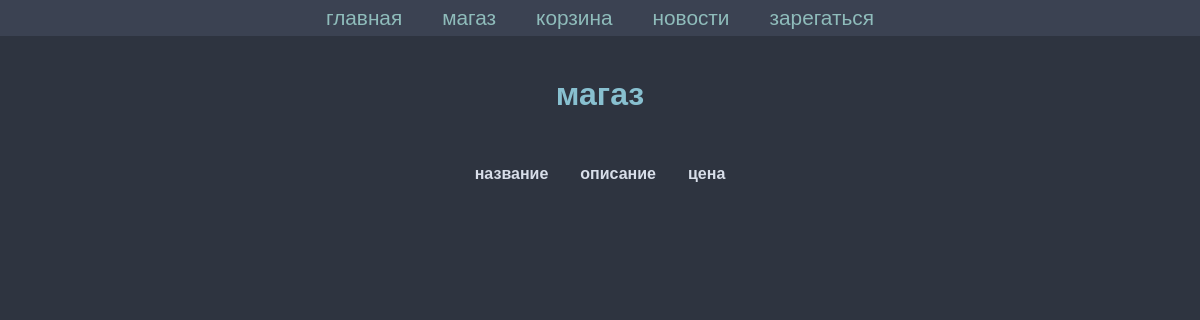
Before: /task1/shop/ with the older database file.
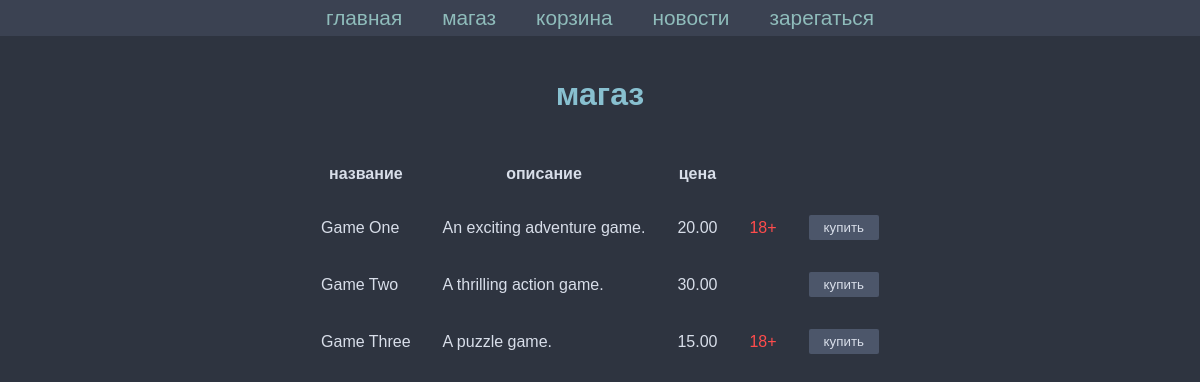
After: the same page with the newer database file.
### task1/models.py (models this page shows, shortened)
class Game(models.Model):
    title = models.CharField(max_length=100)
    cost = models.DecimalField(max_digits=10, decimal_places=2)
    size = models.DecimalField(max_digits=10, decimal_places=2)
    description = models.TextField()
    age_limited = models.BooleanField(default=False)
    buyers = models.ManyToManyField(Buyer, related_name='games')

### task1/views.py (the view)
# urls.py: path('shop/', shop_view, name='task1_shop'),
def shop_view(request):
    items = Game.objects.all()
    return render(request, 'first_task/shop.html', {'items': items})

### templates/first_task/shop.html (shortened to what this page needs)
{% extends 'first_task/menu.html' %}
{% block content %}
<h1>магаз</h1>
<table>
    <thead>
        <tr>
            <th>название</th>
            <th>описание</th>
            <th>цена</th>
        </tr>
    </thead>
    <tbody>
        {% for value in items %}
        <tr>
            <td>{{ value.title }}</td>
            <td>{{ value.description }}</td>
            <td>{{ value.cost }}</td>
            <td class="age-limited">
                {% if value.age_limited %}
                    18+
                {% else %}
                    &nbsp;
                {% endif %}
            </td>
            <td>
                <button>купить</button>
            </td>
        </tr>
        {% endfor %}
    </tbody>
</table>
{% endblock %}

### templates/first_task/menu.html (shortened to what this page needs)
{% load static %}
<!DOCTYPE html>
<html lang="ru">
<head>
    <link rel="stylesheet" type="text/css" href="{% static 'task1/styles.css' %}">
</head>
<body>
    <nav>
        {% block menu %}
        <a href="{% url 'task1_main' %}">главная</a>
        <a href="{% url 'task1_shop' %}">магаз</a>
        <a href="{% url 'task1_cart' %}">корзина</a>
        <a href="{% url 'task1_news' %}">новости</a>
        <a href="{% url 'task1_sign_up' %}">зарегаться</a>
        {% endblock %}
    </nav>
    <div>
        {% block content %}
        {% endblock %}
    </div>
</body>
</html>

### static/task1/styles.css (style rules this page uses)
.age-limited { color: #FF4C4C; }
body { font-family: Arial, sans-serif; color: #D8DEE9; background-color: #2E3440; margin: 0; padding: 0px; display: flex; flex-direction: column; align-items: center; height: 300px; }
h1 { text-align: center; color: #88C0D0; margin-top: 40px; }
a { color: #8fbcbb; text-decoration: none; margin-top: 5px; }
button, .registration-form button { background-color: #4C566A; color: #D8DEE9; border: none; padding: 5px 15px; cursor: pointer; border-radius: 2px; transition: background-color 0.3s; }
nav { background-color: #3b4252; width: 100%; padding: 1px; display: flex; justify-content: center; }
nav a { color: #8FBCBB; text-decoration: none; margin: 0 15px; padding: 5px; transition: color 0.3s; font-size: 1.3em; }
table { width: 100%; border-spacing: 30px; font-family: Arial, sans-serif; font-size: 16px; }

Changed rows visible on the page:
added Game: title "Game One", description "An exciting adventure game.", cost "20.00", age_limited "18+"
added Game: title "Game Two", description "A thrilling action game.", cost "30.00"
added Game: title "Game Three", description "A puzzle game.", cost "15.00", age_limited "18+"
